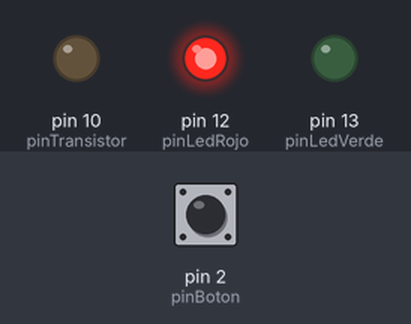
Recording of a sketch running on a simulated Arduino Uno, built with avr-gcc and run on an emulated ATmega328P. Parts: output pins drawn as LEDs (lit = HIGH). Inputs (shaded band) come from the test bench; at power-on: pin 2 (pinBoton) HIGH.

Above: at 1.2 s.
1.3 s: pin 2 (pinBoton) pulled LOW for 0.15 s
At 2.4 s:
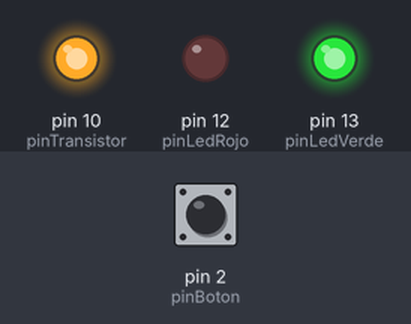
2.9 s: pin 2 (pinBoton) pulled LOW for 1 s
At 3.6 s:
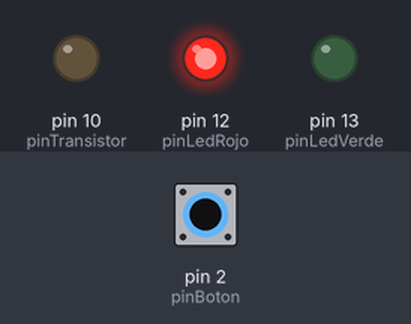
5.4 s: pin 2 (pinBoton) pulled LOW for 3.2 s
At 6.7 s:
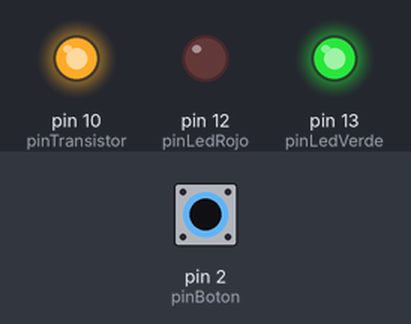
Timing chart, 0 to 8.4 s (numbered marks = the images above; inputs shaded):
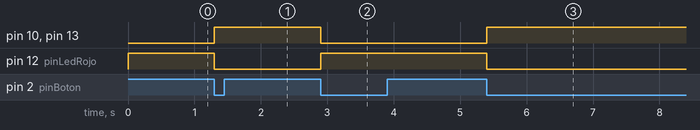

Measured:
- after the input at 1.3 s, pin 10 (pinTransistor), pin 13 (pinLedVerde): LOW → HIGH at once; pin 12 (pinLedRojo): HIGH → LOW at once
- after the input at 2.9 s, pin 10 (pinTransistor), pin 13 (pinLedVerde): HIGH → LOW at once; pin 12 (pinLedRojo): LOW → HIGH at once
- after the input at 5.4 s, pin 10 (pinTransistor), pin 13 (pinLedVerde): LOW → HIGH at once; pin 12 (pinLedRojo): HIGH → LOW at once

The sketch:

PWii.ino
```cpp
// ==========================================
// BARRA SENSORA IR CON INDICADORES DE ESTADO
// ==========================================

const int pinTransistor = 10; // Control del NPN PN2222 (La potencia IR)
const int pinLedVerde = 13;   // Indicador visual de ON
const int pinLedRojo = 12;    // Indicador visual de OFF (Corregido)
const int pinBoton = 2;       // Pin de lectura del botón físico (Corregido)

// Variables para la Máquina de Estados
bool estadoBarra = false;       // Comienza apagada por defecto
bool estadoBotonAnterior = LOW;

void setup() {
  // Configuramos todos los actuadores como salidas
  pinMode(pinTransistor, OUTPUT);
  pinMode(pinLedVerde, OUTPUT);
  pinMode(pinLedRojo, OUTPUT);

  // Configuramos el botón como entrada con resistencia interna
  pinMode(pinBoton, INPUT_PULLUP);

  // --- ESTADO INICIAL DEL SISTEMA ---
  // Nos aseguramos de que al enchufar el Arduino, la placa refleje
  // visualmente que la barra está apagada.
  digitalWrite(pinTransistor, LOW);  // IR apagado
  digitalWrite(pinLedVerde, LOW);    // Verde apagado
  digitalWrite(pinLedRojo, HIGH);    // Rojo encendido
}

void loop() {
  // Leemos el botón
  bool estadoBotonActual = digitalRead(pinBoton);

  // Detectamos el "Flanco de Bajada" (pulsación exacta)
  if (estadoBotonActual == LOW && estadoBotonAnterior == HIGH) {

    // Invertimos el estado lógico
    estadoBarra = !estadoBarra;

    // --- APLICAMOS EL NUEVO ESTADO AL HARDWARE ---
    if (estadoBarra == true) {
      // SISTEMA ACTIVO (ON)
      digitalWrite(pinTransistor, HIGH); // Abre el transistor (IR ON)
      digitalWrite(pinLedVerde, HIGH);   // Enciende aviso Verde
      digitalWrite(pinLedRojo, LOW);     // Apaga aviso Rojo

    } else {
      // SISTEMA EN REPOSO (OFF)
      digitalWrite(pinTransistor, LOW);  // Cierra el transistor (IR OFF)
      digitalWrite(pinLedVerde, LOW);    // Apaga aviso Verde
      digitalWrite(pinLedRojo, HIGH);    // Enciende aviso Rojo
    }

    // Filtro anti-rebote (Debounce)
    delay(50);
  }

  // Guardamos el estado para el siguiente ciclo
  estadoBotonAnterior = estadoBotonActual;
}
```
